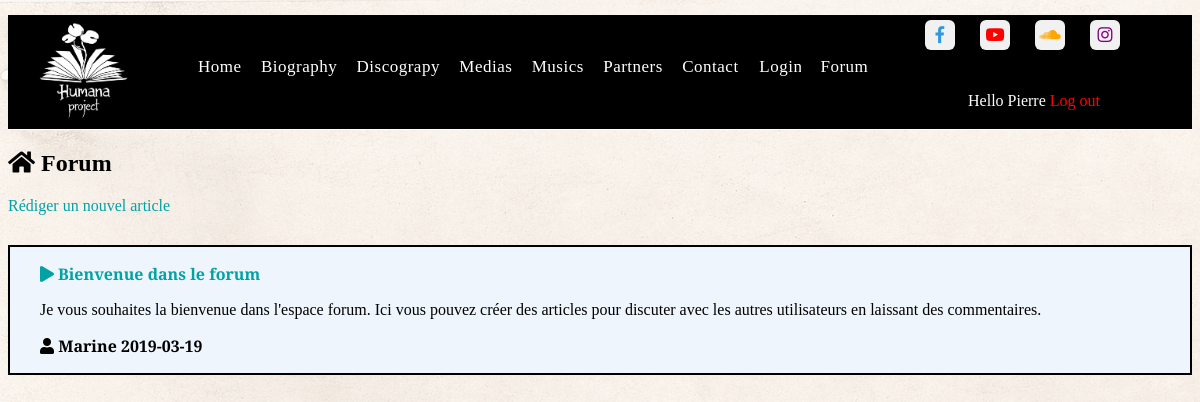
Screenshot of /public/forum.php (signed in) with the database file from the repository.
### tables this page shows
CREATE TABLE IF NOT EXISTS `articles` (
  `article_id` int(11) NOT NULL AUTO_INCREMENT,
  `username` varchar(25) NOT NULL,
  `title` text NOT NULL,
  `content` text NOT NULL,
  `created_at` date NOT NULL,
  PRIMARY KEY (`article_id`)
);

### services/tools.php (called while the page is built, shortened)
<?php
function getArticles() {
	include "connexion.php";
	$sql = "SELECT * FROM `articles`";
	$statement = $db->prepare($sql);
	$statement->execute();
	$articles = $statement->fetchAll(\PDO::FETCH_ASSOC);
	return $articles;
}

### public/forum.php (the view, shortened to what this page needs)
<?php
include "../views/header.phtml";
?>
<div id="forum" class="container">
	<h2><i class="fa fa-home" aria-hidden="true"></i> Forum</h2>
	<a href="article.php">Rédiger un nouvel article</a>
	<?php $articles = getArticles(); ?>
	<?php foreach($articles as $article): ?>
		<div id="forum_article" class="margin">
			<a href="comment.php?id=<?= $article['article_id'] ?>"><p><i class="fa fa-play" aria-hidden="true"></i> <strong><?= $article['title'] ?></strong></p></a>
			<p><?= $article['content'] ?></p>
			<p style="font-weight: bold"><i class="fa fa-user" aria-hidden="true"></i> <?= $article['username'] ?> <?= $article['created_at'] ?></p>
		</div>
	<?php endforeach; ?>
</div>

### public/css/style.css (style rules this page uses)
* { box-sizing: border-box; }
body::after { content: ""; background: url('../images/image-fond.jpg'); opacity: 0.2; top: 0; left: 0; bottom: 0; right: 0; position: fixed; z-index: -1; }
.container { width: 1200px; margin: 0 auto; }
h1, h2, h3 { font-family: 'MyFont', cursive; }
@media screen and (max-width: 1204px) { .container { width: auto; } }
#forum a { text-decoration: none; color:#01a2a6 }
#forum_article { font-family: 'Alegreya', serif; border: 2px solid black; margin: 30px 0; background-color: #eef5fc; }
.margin { padding-left: 30px; }

### rows the page displays
articles: title "Bienvenue dans le forum", content "Je vous souhaites la bienvenue dans l'espace forum. Ici vous pouvez créer des articles pour discuter avec les autres utilisateurs en laissant des commentaires.", username "Marine", created_at "2019-03-19"

### other values shown
$_SESSION['username'] "Pierre"
